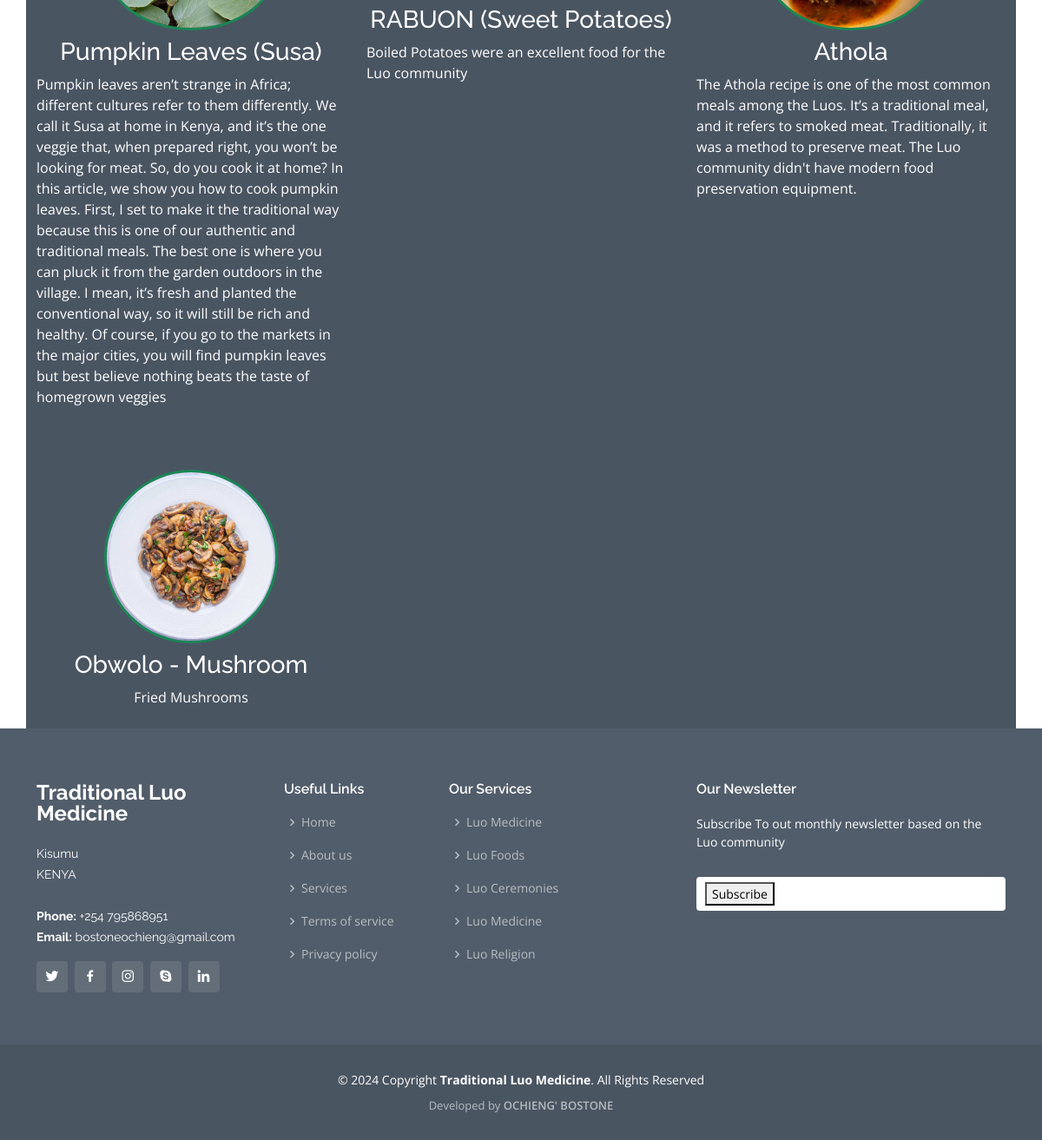
The page /food/ (lower part) on the database as committed earlier.
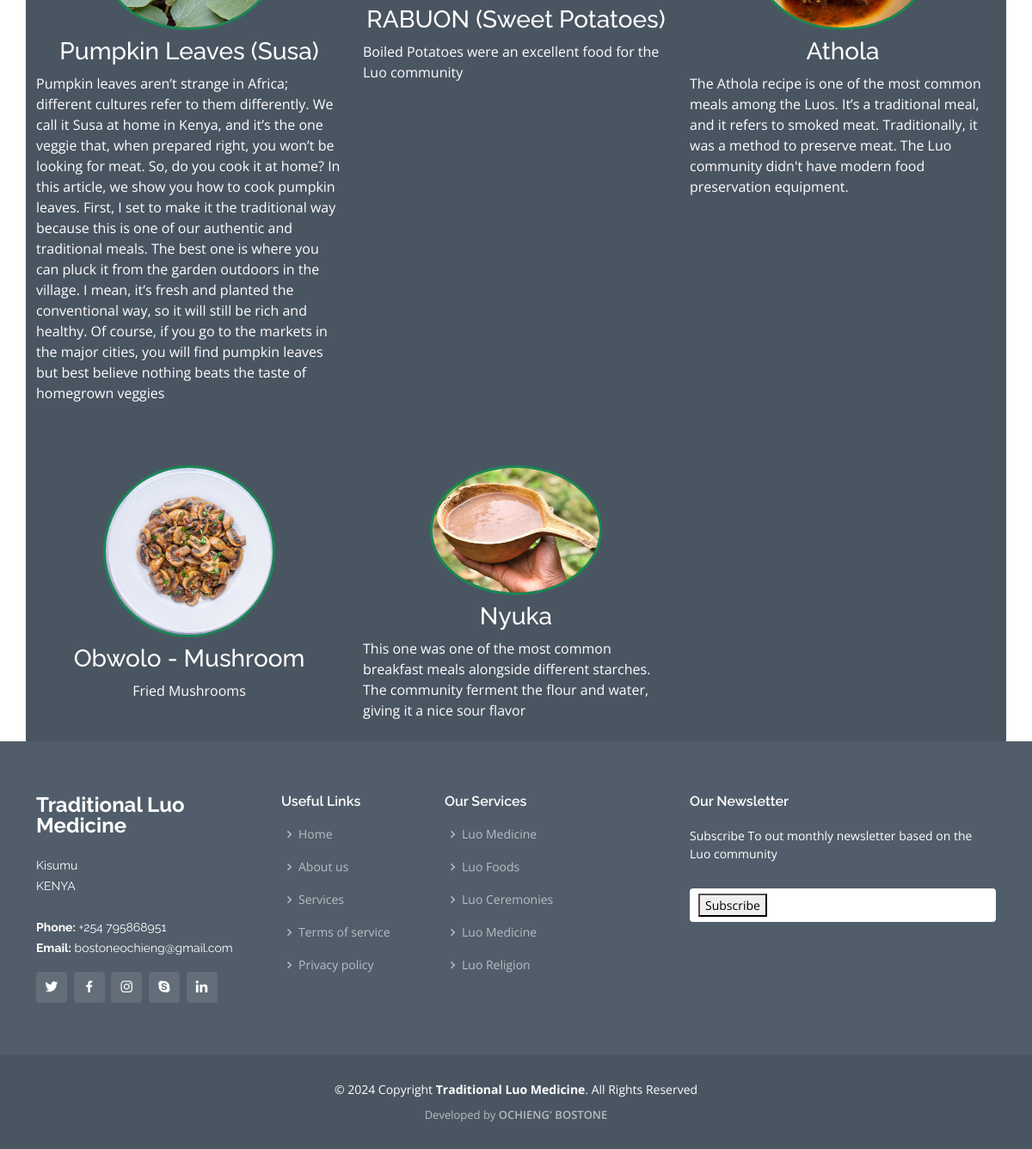
The same page on the database as committed later.
### luomedicine_app/models.py (models this page shows, shortened)
class LuoFoods(models.Model):
    def validate_image_file_extension(value):
        allowed_extensions = [".jpg", ".jpeg", ".png", ".gif", ".PNG", ".JPG", ".webp"]
        ext = os.path.splitext(value.name)[1]
        if not ext.lower() in allowed_extensions:
            raise ValidationError("Unsupported file extension.")
    title = models.CharField(max_length=100)
    description = models.TextField()
    image = models.ImageField(
        upload_to="luomedicine_app/static/luo_foods/",
        validators=[validate_image_file_extension],
    )
    """
    The above function is a pre-delete signal receiver in Django that checks if the user has permission
    to delete an instance of the LuoFoods model, and if so, deletes the associated image file and logs
    the deletion.

    :param sender: The `sender` parameter refers to the model class that is sending the signal. In this
    case, the `sender` is `LuoFoods`, which is a Django model
    :param instance: The `instance` parameter refers to the instance of the `LuoFoods` model that is
    being deleted. It represents the specific object that is being removed from the database
    """

### luomedicine_app/views.py (the view)
# urls.py: path("food/", views.luo_food, name="luofoods"),
def luo_food(request):
    luo_foods = LuoFoods.objects.all()
    return render(request, "luomedicine/foods.html", {"luo_foods": luo_foods})

### luomedicine_app/templates/luomedicine/foods.html (shortened to what this page needs)
{% extends "luomedicine/layout.html" %}
{% block body %}
{% load static %}
<div class="container mt-10">
  <div class="row p-10" style="background-color: #4a5562;">
    {% for luo_food in luo_foods %}
    <div class="col-md-4 mb-2 mt-5">
      <div class="d-flex justify-content-center flex-column align-items-center">
        <div class="rounded-circle border border-success border-3 p-0" style="max-width: 200px;">
          <img src="{{ luo_food.image.url }}" alt="{{ luo_food.title }}" class="img-fluid rounded-circle" style="width: 100%; height: auto;">
         </div>
         <h3 class="text-white text-center mt-2"> {{ luo_food.title }}</h3>
         <p class="text-white">{{ luo_food.description }}</p>
      </div>
    </div>
    {% endfor %}
  </div>
</div>
{% endblock %}

Rows that differ between the two databases and show on the page:
added LuoFoods: image (picture), title "Nyuka", description "This one was one of the most common breakfast meals alongside different starches. The community ferment the flour and water, giving it a nice sour flavor"
